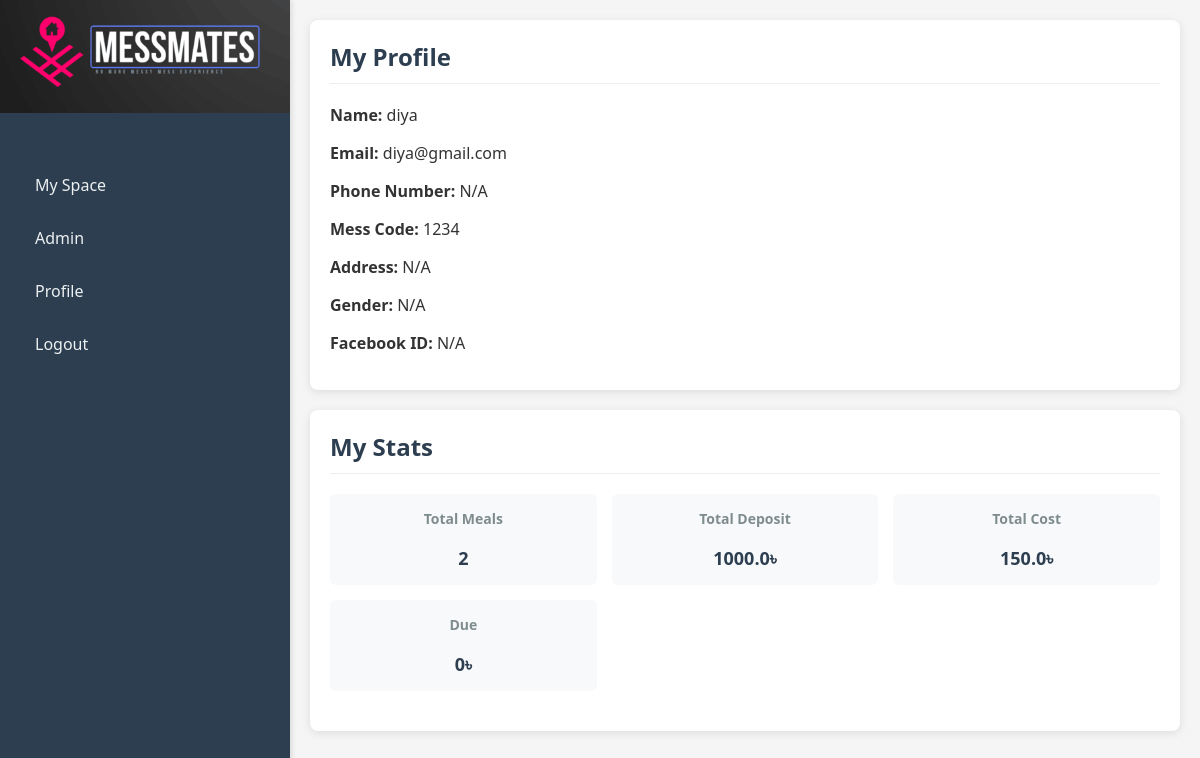
The app's page /profile (signed in) with its own data.
### models.py (models this page shows)
class UserModel(db.Model):
    id = db.Column(db.Integer, primary_key=True)
    username = db.Column(db.String(100), unique=True, nullable=False)
    email = db.Column(db.String(100), unique=True, nullable=False)
    password = db.Column(db.String(200), nullable=False)
    mess_code = db.Column(db.String(50))
    is_admin = db.Column(db.Boolean, default=False)
    deposit = db.Column(db.Float, default=0)
    balance = db.Column(db.Float, default=0.0)

### app.py (the view)
@app.route('/profile')
def profile():
    if 'user_id' not in session:
        return redirect('/login')
    user = UserModel.query.get(session['user_id'])
    today = date.today()
    total_meals = (
        MealRequest.query.filter_by(user_id=user.id, breakfast=True).count() +
        MealRequest.query.filter_by(user_id=user.id, lunch=True).count() +
        MealRequest.query.filter_by(user_id=user.id, dinner=True).count()
    )
    total_deposit = user.deposit
    start_of_month = today.replace(day=1)
    total_bazaar = db.session.query(func.sum(BazaarEntry.total_bazaar)) \
        .filter(BazaarEntry.date >= start_of_month, BazaarEntry.mess_code == user.mess_code).scalar() or 0
    total_shared = db.session.query(func.sum(BazaarEntry.shared_cost)) \
        .filter(BazaarEntry.date >= start_of_month, BazaarEntry.mess_code == user.mess_code).scalar() or 0
    users_in_mess = UserModel.query.filter_by(mess_code=user.mess_code).all()
    total_meals_this_month = MealRequest.query.filter(MealRequest.date >= start_of_month).count()
    meal_rate = total_bazaar / total_meals_this_month if total_meals_this_month else 0
    total_meal_cost = meal_rate * total_meals
    shared_cost_per_user = total_shared / len(users_in_mess) if len(users_in_mess) > 0 else 0
    total_cost = total_meal_cost + shared_cost_per_user
    due = max(0, total_cost - total_deposit)
    stats = {
        'total_meal': total_meals,
        'total_deposit': total_deposit,
        'cost': round(total_cost, 2),  # Total cost now includes both meal and shared cost
        'due': round(due, 2)
    }
    return render_template('profile.html', user=user, stats=stats)

### templates/profile.html (shortened to what this page needs)
<!DOCTYPE html>
<html>
<head>
    <link rel="stylesheet" href="/static/css/style.css">
</head>
<body>
    <div class="container">
        <div class="sidebar">
            <div class="logo-header">
                <img src="{{ url_for('static', filename='uploads/MessMatesx.png') }}" alt="MessMates" class="corner-logo">
            </div>
            <ul>
                <li><a href="/home">My Space</a></li>
                <li><a href="/admin">Admin</a></li>
                <li><a href="/profile">Profile</a></li>
                <li><a href="/logout">Logout</a></li>
            </ul>
        </div>
        <div class="main-content">
            <div class="card">
                <h2>My Profile</h2>
                <p><strong>Name:</strong> {{ user.username }}</p>
                <p><strong>Email:</strong> {{ user.email }}</p>
                <p><strong>Phone Number:</strong> {{ user.phone_number if user.phone_number else 'N/A' }}</p>
                <p><strong>Mess Code:</strong> {{ user.mess_code }}</p>
                <p><strong>Address:</strong> {{ user.address if user.address else 'N/A' }}</p>
                <p><strong>Gender:</strong> {{ user.gender if user.gender else 'N/A' }}</p>
                <p><strong>Facebook ID:</strong> {{ user.facebook_id if user.facebook_id else 'N/A' }}</p>
            </div>
            <div class="card">
                <h2>My Stats</h2>
                <div class="stats">
                    <div class="stat-item">
                        <h3>Total Meals</h3>
                        <p>{{ stats.total_meal }}</p>
                    </div>
                    <div class="stat-item">
                        <h3>Total Deposit</h3>
                        <p>{{ stats.total_deposit }}৳</p>
                    </div>
                    <div class="stat-item">
                        <h3>Total Cost</h3>
                        <p>{{ stats.cost }}৳</p>
                    </div>
                    <div class="stat-item">
                        <h3>Due</h3>
                        <p>{{ stats.due }}৳</p>
                    </div>
                </div>
            </div>
        </div>
    </div>
</body>
</html>

### static/css/style.css (style rules this page uses)
.logo-header { position: absolute; top: -50px; left: 50%; transform: translateX(-50%); z-index: 1; width: 100%; }
.corner-logo { height: 210px; width: auto; max-width: 290px; object-fit: contain; }
body { font-family: 'Segoe UI', Tahoma, Geneva, Verdana, sans-serif; margin: 0; padding: 0; background-color: #f5f5f5; color: #333; }
.container { display: flex; min-height: 100vh; }
.sidebar { width: 250px; background-color: #2c3e50; color: white; padding: 20px; padding-top: 150px; box-shadow: 2px 0 5px rgba(0,0,0,0.1); }
.sidebar ul { list-style: none; padding: 0; }
.sidebar li { margin-bottom: 15px; }
.sidebar a { color: #ecf0f1; text-decoration: none; display: block; padding: 8px 15px; border-radius: 4px; transition: all 0.3s; }
.main-content { flex: 1; padding: 20px; }
.card { background-color: white; border-radius: 8px; box-shadow: 0 2px 10px rgba(0,0,0,0.1); padding: 20px; margin-bottom: 20px; }
.card h2 { margin-top: 0; color: #2c3e50; border-bottom: 1px solid #eee; padding-bottom: 10px; }
.stats { display: grid; grid-template-columns: repeat(auto-fill, minmax(200px, 1fr)); gap: 15px; margin-bottom: 20px; }
.stat-item { background-color: #f8f9fa; padding: 15px; border-radius: 6px; text-align: center; }
.stat-item h3 { margin-top: 0; color: #7f8c8d; font-size: 14px; }
.stat-item p { margin-bottom: 0; font-size: 18px; font-weight: bold; color: #2c3e50; }

### records on screen
UserModel: username "diya", email "diya@gmail.com", mess_code "1234", total_deposit "1000.0"

### other values on screen
{{ user.phone_number if user.phone_number else 'N/A' }} "N/A"
{{ user.address if user.address else 'N/A' }} "N/A"
{{ user.gender if user.gender else 'N/A' }} "N/A"
{{ user.facebook_id if user.facebook_id else 'N/A' }} "N/A"
{{ stats.total_meal }} "2"
{{ stats.cost }} "150.0"
{{ stats.due }} "0"
